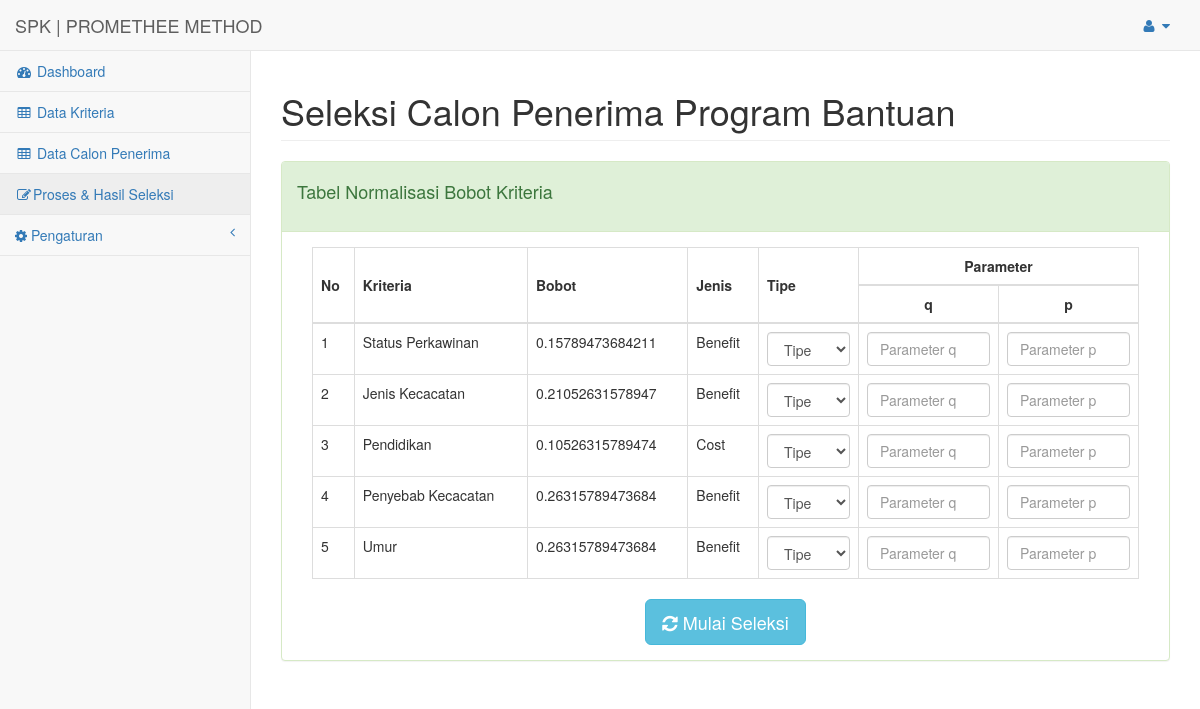
Page /index.php?url=proses_seleksi (signed in) on the committed database.
### tables this page shows
CREATE TABLE `kriteria` (
  `id` int(11) NOT NULL,
  `nama` varchar(255) NOT NULL,
  `bobot` double NOT NULL,
  `jenis` varchar(50) NOT NULL
);

### config/routes.php (called while the page is built, shortened)
<?php
$include = [];
if(isset($_GET['url'])){
	switch ($_GET['url']) {
		case 'proses_seleksi':
			$include[] = 'halaman/seleksi/proses_seleksi.php';
			break;
	}
}else{
	$include[] = 'halaman/dashboard.php';
}
?>

### config/proses_seleksi/load_kriteria.php (called while the page is built, shortened)
<?php
$hasil = mysqli_query($koneksi, "SELECT distinct KRITERIA.* FROM KRITERIA");
while ($data_row = mysqli_fetch_assoc($hasil)) {
	$datas['data'][$data_row['nama']] = $data_row;
	$hasil2 = mysqli_query($koneksi, "SELECT * FROM SUBKRITERIA WHERE KRITERIA_ID =".$datas['data'][$data_row['nama']]['id']);
	while ($data_row2 = mysqli_fetch_assoc($hasil2)) {
		$datas['data'][$data_row['nama']]['subkriteria'][] = $data_row2;
	}
	$bobot[] = $datas['data'][$data_row['nama']]['bobot'];
}
$datas['ekstra']['total_bobot'] = array_sum($bobot);
$data_kriteria = $datas;
 ?>

### halaman/seleksi/proses_seleksi.php (the view, shortened to what this page needs)
<div id="page-wrapper">
    <div class="row">
        <div class="col-lg-12">
            <h1 class="page-header">Seleksi Calon Penerima Program Bantuan</h1>
        </div>
    </div>
    <div class="row">
        <div class="col-lg-12">
            <div class="panel panel-success">
                <div class="panel-heading" style="padding-bottom: 20px">
                    <div>
                        <h4>Tabel Normalisasi Bobot Kriteria</h4>
                    </div>
                </div>
                <div class="panel-body">
                    <form action="index.php?url=hasil_seleksi" method="POST">
                        <div class="col-lg-12">
                            <table class="table table-bordered">
                            <thead>
                                <tr>
                                    <th rowspan="2" style="vertical-align: middle;">No</th>
                                    <th rowspan="2" style="vertical-align: middle;">Kriteria</th>
                                    <th rowspan="2" style="vertical-align: middle;">Bobot</th>
                                    <th rowspan="2" style="vertical-align: middle;">Jenis</th>
                                    <th width="100" rowspan="2" style="vertical-align: middle;">Tipe</th>
                                    <th colspan="2" style="text-align: center">Parameter</th>
                                </tr>
                                <tr>
                                    <th width="140" class="text-center">q</th>
                                    <th width="140" class="text-center">p</th>
                                </tr>
                            </thead>
                            <tbody>
                            <?php $x= 1; ?>
                               <?php foreach ($data_kriteria['data'] as $key => $value): ?>
                                    <tr>
                                        <td><?php echo $x++ ?></td>
                                        <td><?php echo $key ?></td>
                                        <td><?php echo $value['bobot']/$data_kriteria['ekstra']['total_bobot'];?></td>
                                        <td><?php echo  $value['jenis'] ?></td>
                                        <td>
                                            <select class=" form-control" name="tipe[<?php echo $value['id'] ?>]">
                                                <option value="">Tipe</option>
                                            </select>
                                        </td>
                                        <td>
                                            <input class="form-control" type="number" step="0.1" name="q[<?php echo $value['id'] ?>]" placeholder="Parameter q" required>
                                        </td>
                                        <td>
                                            <input class="form-control" type="number" step="0.1" name="p[<?php echo $value['id'] ?>]" placeholder="Parameter p" required>
                                        </td>
                                    </tr>
                               <?php endforeach ?>
                            </tbody>
                        </table>
                        </div>
                        <div class="col-lg-12" align="center">
                            <button class="btn btn-lg btn-info"><i class="  fa fa-refresh"></i> Mulai Seleksi</button>
                        </div>
                    </form>
                </div>
            </div>
        </div>
    </div>
</div>

### index.php (shortened to what this page needs)
<?php
include 'config/routes.php';
 include 'halaman/header.php';
foreach ($req as $key => $value) {
	require_once $value;
}
foreach ($include as $key => $value) {
	require_once $value;
}
include 'halaman/footer.php';
?>

### rows in the picture
kriteria: key "Status Perkawinan", $value['bobot']/$data_kriteria['ekstra']['total_bobot'] "0.15789473684211", jenis "Benefit"
kriteria: key "Jenis Kecacatan", $value['bobot']/$data_kriteria['ekstra']['total_bobot'] "0.21052631578947", jenis "Benefit"
kriteria: key "Pendidikan", $value['bobot']/$data_kriteria['ekstra']['total_bobot'] "0.10526315789474", jenis "Cost"
kriteria: key "Penyebab Kecacatan", $value['bobot']/$data_kriteria['ekstra']['total_bobot'] "0.26315789473684", jenis "Benefit"
kriteria: key "Umur", $value['bobot']/$data_kriteria['ekstra']['total_bobot'] "0.26315789473684", jenis "Benefit"
